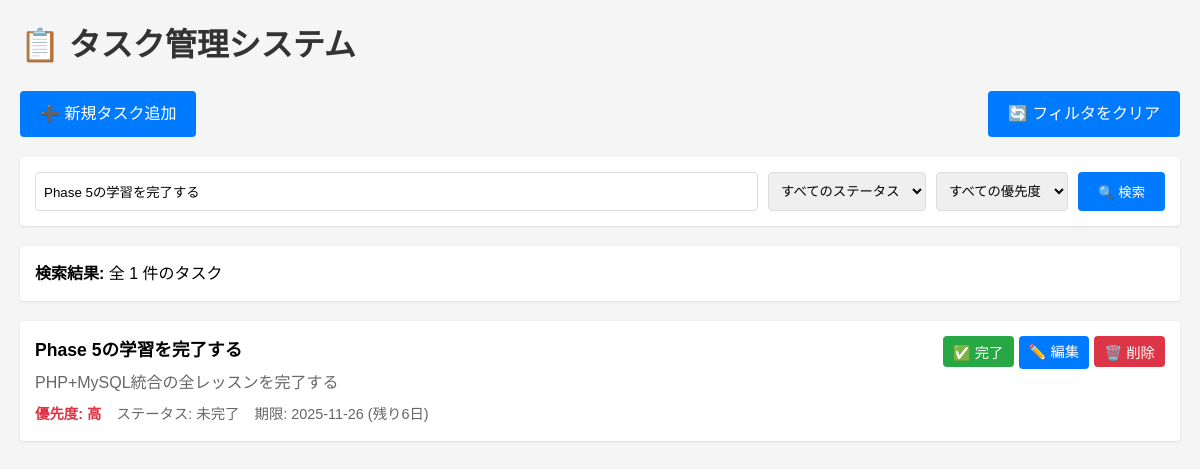
The page /index.php?keyword=Phase 5の学習を完了する on the database its author committed.
### tables this page shows
CREATE TABLE IF NOT EXISTS tasks (
    id INT AUTO_INCREMENT PRIMARY KEY,
    title VARCHAR(255) NOT NULL,
    description TEXT,
    priority ENUM('low', 'medium', 'high') DEFAULT 'medium',
    status ENUM('pending', 'completed') DEFAULT 'pending',
    due_date DATE,
    created_at DATETIME DEFAULT CURRENT_TIMESTAMP,
    updated_at DATETIME DEFAULT CURRENT_TIMESTAMP ON UPDATE CURRENT_TIMESTAMP,
    INDEX idx_status (status),
    INDEX idx_priority (priority),
    INDEX idx_due_date (due_date),
    INDEX idx_created_at (created_at)
);

### functions.php (called while the page is built, shortened)
<?php
function h($str) {
    return htmlspecialchars($str, ENT_QUOTES, 'UTF-8');
}
function getTasks($filters = [], $page = 1, $per_page = 10) {
    $pdo = getDB();
    $where_conditions = [];
    $bind_params = [];
    if (!empty($filters['keyword'])) {
        $where_conditions[] = '(title LIKE :keyword OR description LIKE :keyword)';
        $bind_params[':keyword'] = '%' . $filters['keyword'] . '%';
    }
    $where_clause = !empty($where_conditions) ? 'WHERE ' . implode(' AND ', $where_conditions) : '';
    $count_sql = "SELECT COUNT(*) FROM tasks {$where_clause}";
    $count_stmt = $pdo->prepare($count_sql);
    foreach ($bind_params as $key => $value) {
        $count_stmt->bindValue($key, $value, is_int($value) ? PDO::PARAM_INT : PDO::PARAM_STR);
    }
    $count_stmt->execute();
    $total_count = (int)$count_stmt->fetchColumn();
    $page = max(1, (int)$page);
    $per_page = max(1, min(100, (int)$per_page));
    $offset = ($page - 1) * $per_page;
    $total_pages = ceil($total_count / $per_page);
    $sql = "SELECT * FROM tasks {$where_clause} ORDER BY
            CASE priority
                WHEN 'high' THEN 1
                WHEN 'medium' THEN 2
                WHEN 'low' THEN 3
            END,
            due_date ASC,
            created_at DESC
            LIMIT :limit OFFSET :offset";
    $stmt = $pdo->prepare($sql);
    foreach ($bind_params as $key => $value) {
        $stmt->bindValue($key, $value, is_int($value) ? PDO::PARAM_INT : PDO::PARAM_STR);
    }
    $stmt->bindValue(':limit', $per_page, PDO::PARAM_INT);
    $stmt->bindValue(':offset', $offset, PDO::PARAM_INT);
    $stmt->execute();
    $tasks = $stmt->fetchAll(PDO::FETCH_ASSOC);
    return [
        'tasks' => $tasks,
        'total_count' => $total_count,
        'total_pages' => $total_pages,
        'current_page' => $page
    ];
}
function getPriorityLabel($priority) {
    $labels = [
        'low' => '低',
        'medium' => '中',
        'high' => '高'
    ];
    return $labels[$priority] ?? '不明';
}
function getStatusLabel($status) {
    $labels = [
        'pending' => '未完了',
        'completed' => '完了'
    ];
    return $labels[$status] ?? '不明';
}
function getDaysRemaining($due_date) {
    $now = new DateTime();
    $due = new DateTime($due_date);
    $diff = $now->diff($due);
    return $diff->invert ? -$diff->days : $diff->days;
}

### index.php (the view, shortened to what this page needs)
<?php
require_once 'functions.php';
$filters = [];
if (!empty($_GET['keyword'])) {
    $filters['keyword'] = trim($_GET['keyword']);
}
$page = isset($_GET['page']) ? (int)$_GET['page'] : 1;
$result = getTasks($filters, $page, 10);
$tasks = $result['tasks'];
$total_count = $result['total_count'];
?>
<!DOCTYPE html>
<html lang="ja">
<head>
</head>
<body>
    <h1>📋 タスク管理システム</h1>
    <div class="header">
        <div>
            <a href="add.php" class="btn">➕ 新規タスク追加</a>
        </div>
        <div>
            <a href="index.php" class="btn">🔄 フィルタをクリア</a>
        </div>
    </div>
    <div class="filters">
        <form method="GET" action="index.php">
            <input type="text" name="keyword" placeholder="キーワード検索..."
                   value="<?php echo h($_GET['keyword'] ?? ''); ?>">
            <select name="status">
                <option value="">すべてのステータス</option>
            </select>
            <select name="priority">
                <option value="">すべての優先度</option>
            </select>
            <button type="submit" class="btn">🔍 検索</button>
        </form>
    </div>
    <div class="stats">
        <strong>検索結果:</strong> 全 <?php echo number_format($total_count); ?> 件のタスク
    </div>
    <?php if (empty($tasks)): ?>
        <div class="empty-state">
            <p>タスクが見つかりませんでした。</p>
            <p><a href="add.php">新しいタスクを追加</a>してみましょう！</p>
        </div>
    <?php else: ?>
        <div class="task-list">
            <?php foreach ($tasks as $task): ?>
                <?php
                $days_remaining = getDaysRemaining($task['due_date']);
                $due_class = '';
                ?>
                <div class="task-item <?php echo $task['status'] === 'completed' ? 'completed' : ''; ?>">
                    <div class="task-info">
                        <div class="task-title"><?php echo h($task['title']); ?></div>
                        <?php if (!empty($task['description'])): ?>
                            <div class="task-description"><?php echo h($task['description']); ?></div>
                        <?php endif; ?>
                        <div class="task-meta">
                            <span class="priority-<?php echo h($task['priority']); ?>">
                                優先度: <?php echo h(getPriorityLabel($task['priority'])); ?>
                            </span>
                            <span>
                                ステータス: <?php echo h(getStatusLabel($task['status'])); ?>
                            </span>
                            <?php if ($task['due_date']): ?>
                                <span class="<?php echo $due_class; ?>">
                                    期限: <?php echo h($task['due_date']); ?>
                                    <?php if ($days_remaining !== null): ?>
                                        (<?php echo $days_remaining >= 0 ? '残り' . $days_remaining . '日' : abs($days_remaining) . '日超過'; ?>)
                                    <?php endif; ?>
                                </span>
                            <?php endif; ?>
                        </div>
                    </div>
                    <div class="task-actions">
                        <form method="POST" action="toggle.php" style="display:inline;">
                            <button type="submit" class="btn btn-sm <?php echo $task['status'] === 'completed' ? 'btn-danger' : 'btn-success'; ?>">
                                <?php echo $task['status'] === 'completed' ? '↩️ 未完了に戻す' : '✅ 完了'; ?>
                            </button>
                        </form>
                        <a href="edit.php?id=<?php echo h($task['id']); ?>" class="btn btn-sm">✏️ 編集</a>
                        <form method="POST" action="delete.php" style="display:inline;"
                              onsubmit="return confirm('本当に削除しますか？');">
                            <button type="submit" class="btn btn-sm btn-danger">🗑️ 削除</button>
                        </form>
                    </div>
                </div>
            <?php endforeach; ?>
        </div>
    <?php endif; ?>
</body>
</html>

### index.php (style rules this page uses)
* { margin: 0; padding: 0; box-sizing: border-box; }
body { font-family: Arial, sans-serif; line-height: 1.6; padding: 20px; max-width: 1200px; margin: 0 auto; background: #f5f5f5; }
h1 { margin-bottom: 20px; color: #333; }
.header { display: flex; justify-content: space-between; align-items: center; margin-bottom: 20px; }
.btn { padding: 10px 20px; background: #007bff; color: #fff; text-decoration: none; border-radius: 4px; border: none; cursor: pointer; display: inline-block; }
.btn-sm { padding: 5px 10px; font-size: 0.9em; }
.btn-danger { background: #dc3545; }
.btn-success { background: #28a745; }
.filters { background: #fff; padding: 15px; margin-bottom: 20px; border-radius: 4px; box-shadow: 0 1px 3px rgba(0,0,0,0.1); }
.filters form { display: flex; gap: 10px; flex-wrap: wrap; }
.filters input, .filters select { padding: 8px; border: 1px solid #ddd; border-radius: 4px; }
.filters input[type="text"] { flex: 1; min-width: 200px; }
.stats { background: #fff; padding: 15px; margin-bottom: 20px; border-radius: 4px; box-shadow: 0 1px 3px rgba(0,0,0,0.1); }
.task-list { background: #fff; border-radius: 4px; box-shadow: 0 1px 3px rgba(0,0,0,0.1); }
.task-item { padding: 15px; border-bottom: 1px solid #eee; display: flex; justify-content: space-between; align-items: flex-start; }
.task-item:last-child { border-bottom: none; }
.task-info { flex: 1; }
.task-title { font-weight: bold; margin-bottom: 5px; font-size: 1.1em; }
.task-description { color: #666; margin-bottom: 8px; }
.task-meta { display: flex; gap: 15px; font-size: 0.9em; color: #666; }
.task-meta span { display: inline-block; }
.priority-high { color: #dc3545; font-weight: bold; }
.task-actions { display: flex; gap: 5px; }

### rows shown on the page
tasks: title "Phase 5の学習を完了する", description "PHP+MySQL統合の全レッスンを完了する", priority "高", status "未完了", due_date "2025-11-26", due_date "6", shows "✅ 完了"

### other values the page prints
$total_count "1"
